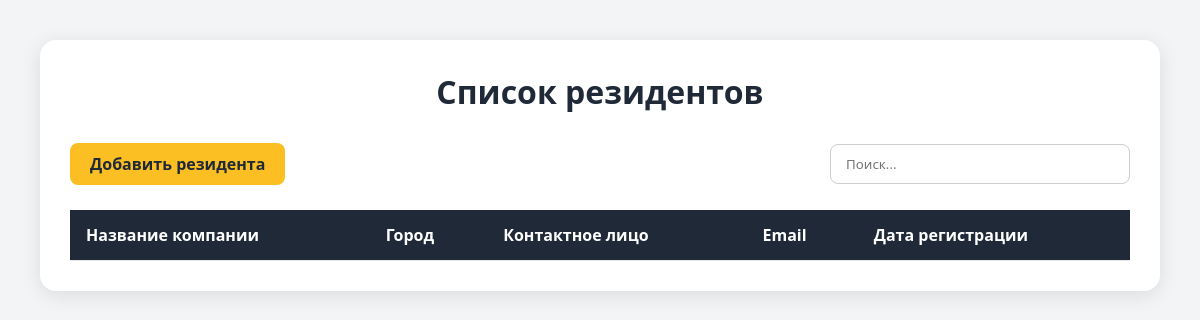
/rezident/ (signed in), run on an earlier commit of the app's database.
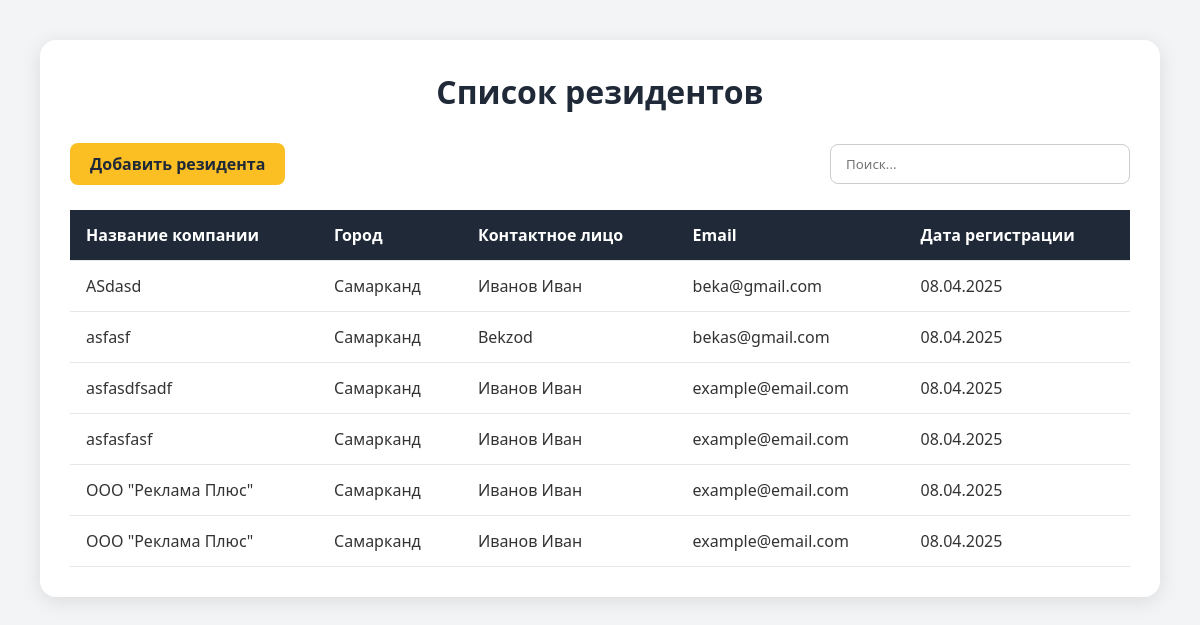
And on a later commit of the database.
### backend/models.py (models this page shows, shortened)
class Rezident(models.Model):
    company=models.CharField(max_length=60)
    photo = models.ImageField(blank=True, upload_to='pictures/')
    city=models.CharField(max_length=60)
    name=models.CharField(max_length=60)
    email=models.EmailField(blank=True)
    phone = PhoneNumberField()
    created_at = models.DateField(auto_now_add=True)

### backend/views.py (the view)
# urls.py: path('rezident/',views.RezidentView.as_view(),name='rezident'),
class RezidentView(LoginRequiredMixin,TemplateView):
   template_name = 'rezedent.html'
   login_url = reverse_lazy('login')
   def get_context_data(self, *, object_list=None, **kwargs):
      context = super().get_context_data(**kwargs)
      search=self.request.GET.get('search')
      if search:
         context['rezident'] = Rezident.objects.filter(
            Q(company__icontains=search) |
            Q(name__icontains=search) |
            Q(email__icontains=search)
         )
      else:
         context['rezident'] = Rezident.objects.all()
      return context

### backend/templates/rezedent.html (shortened to what this page needs)
<!DOCTYPE html>
<html lang="ru">
<head>
</head>
<body>
    <div class="container">
        <h1 class="title">Список резидентов</h1>
        <form action="" method="GET">
        <div class="controls">
            <a href="{% url 'create_rez' %}"><button class="btn add-btn">Добавить резидента</button></a>
            <input type="text" placeholder="Поиск..." class="search-input" name="search">
        </div>
            </form>
        <table class="residents-table">
            <thead>
                <tr>
                    <th>Название компании</th>
                    <th>Город</th>
                    <th>Контактное лицо</th>
                    <th>Email</th>
                    <th>Дата регистрации</th>
                </tr>
            </thead>
            <tbody>
            {% for item in rezident %}
                <tr>
                    <td>{{item.company}}</td>
                    <td>{{item.city}}</td>
                    <td>{{item.name}}</td>
                    <td>{{item.email}}</td>
                    <td>{{item.created_at|date:"d.m.Y"}}</td>
                </tr>
            {% endfor %}
            </tbody>
        </table>
    </div>
</body>
</html>

What changed in the data, as far as the page shows it:
added Rezident: company "ASdasd", city "Самарканд", name "Иванов Иван", email "beka@gmail.com", created_at "08.04.2025"
added Rezident: company "asfasf", city "Самарканд", name "Bekzod", email "bekas@gmail.com", created_at "08.04.2025"
added Rezident: company "asfasdfsadf", city "Самарканд", name "Иванов Иван", email "example@email.com", created_at "08.04.2025"
added Rezident: company "asfasfasf", city "Самарканд", name "Иванов Иван", email "example@email.com", created_at "08.04.2025"
added Rezident: company "ООО \"Реклама Плюс\"", city "Самарканд", name "Иванов Иван", email "example@email.com", created_at "08.04.2025"
added Rezident: company "ООО \"Реклама Плюс\"", city "Самарканд", name "Иванов Иван", email "example@email.com", created_at "08.04.2025"
